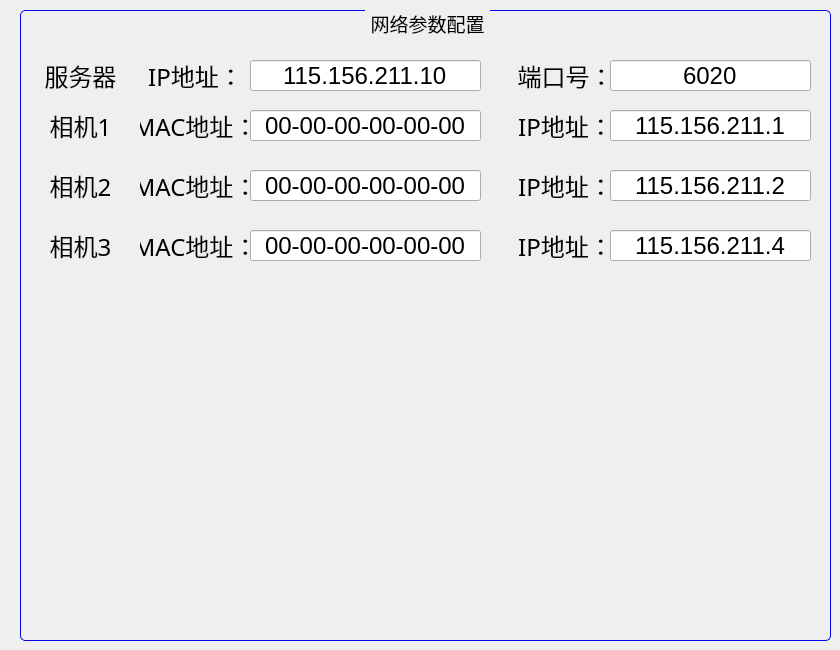
   <widget class="QWidget" name="tab_4">
    <attribute name="title">
     <string>相机网络设置</string>
    </attribute>
    <widget class="QGroupBox" name="LightGroupBox_7">
     <property name="geometry">
      <rect>
       <x>20</x>
       <y>10</y>
       <width>811</width>
       <height>631</height>
      </rect>
     </property>
     <property name="font">
      <font>
       <family>Yahei Mono</family>
       <pointsize>14</pointsize>
       <weight>50</weight>
       <italic>false</italic>
       <bold>false</bold>
      </font>
     </property>
     <property name="styleSheet">
      <string notr="true">QGroupBox 
{
	border:1px solid #0000EE;
	border-radius:5px;
	margin-top:1.5ex;
}
QGroupBox::title 
{
	subcontrol-origin: margin;
	subcontrol-position: top center;
	padding: 0 3px;
}</string>
     </property>
     <property name="title">
      <string>网络参数配置</string>
     </property>
     <property name="flat">
      <bool>false</bool>
     </property>
     <property name="checkable">
      <bool>false</bool>
     </property>
     <widget class="QLabel" name="lable_43">
      <property name="geometry">
       <rect>
        <x>120</x>
        <y>100</y>
        <width>111</width>
        <height>31</height>
       </rect>
      </property>
      <property name="font">
       <font>
        <family>Yahei Mono</family>
        <pointsize>18</pointsize>
        <weight>50</weight>
        <bold>false</bold>
       </font>
      </property>
      <property name="styleSheet">
       <string notr="true"/>
      </property>
      <property name="text">
       <string>MAC地址：</string>
      </property>
      <property name="alignment">
       <set>Qt::AlignCenter</set>
      </property>
     </widget>
     <widget class="QLineEdit" name="lineEdit_6">
      <property name="enabled">
       <bool>true</bool>
      </property>
      <property name="geometry">
       <rect>
        <x>230</x>
        <y>100</y>
        <width>231</width>
        <height>31</height>
       </rect>
      </property>
      <property name="font">
       <font>
        <family>Ubuntu</family>
        <pointsize>18</pointsize>
       </font>
      </property>
      <property name="text">
       <string>00-00-00-00-00-00</string>
      </property>
      <property name="alignment">
       <set>Qt::AlignCenter</set>
      </property>
      <property name="readOnly">
       <bool>false</bool>
      </property>
     </widget>
     <widget class="QLabel" name="lable_47">
      <property name="geometry">
       <rect>
        <x>20</x>
        <y>100</y>
        <width>81</width>
        <height>31</height>
       </rect>
      </property>
      <property name="font">
       <font>
        <family>Yahei Mono</family>
        <pointsize>18</pointsize>
        <weight>50</weight>
        <bold>false</bold>
       </font>
      </property>
      <property name="styleSheet">
       <string notr="true"/>
      </property>
      <property name="text">
       <string>相机1</string>
      </property>
      <property name="alignment">
       <set>Qt::AlignCenter</set>
      </property>
     </widget>
     <widget class="QLabel" name="lable_48">
      <property name="geometry">
       <rect>
        <x>480</x>
        <y>100</y>
        <width>131</width>
        <height>31</height>
       </rect>
      </property>
      <property name="font">
       <font>
        <family>Yahei Mono</family>
        <pointsize>18</pointsize>
        <weight>50</weight>
        <bold>false</bold>
       </font>
      </property>
      <property name="styleSheet">
       <string notr="true"/>
      </property>
      <property name="text">
       <string>IP地址：</string>
      </property>
      <property name="alignment">
       <set>Qt::AlignCenter</set>
      </property>
     </widget>
     <widget class="QLineEdit" name="lineEdit_7">
      <property name="enabled">
       <bool>true</bool>
      </property>
      <property name="geometry">
       <rect>
        <x>590</x>
        <y>100</y>
        <width>201</width>
        <height>31</height>
       </rect>
      </property>
      <property name="font">
       <font>
        <family>Ubuntu</family>
        <pointsize>18</pointsize>
       </font>
      </property>
      <property name="text">
       <string>115.156.211.1</string>
      </property>
      <property name="alignment">
       <set>Qt::AlignCenter</set>
      </property>
      <property name="readOnly">
       <bool>false</bool>
      </property>
     </widget>
     <widget class="QLineEdit" name="lineEdit_8">
      <property name="enabled">
       <bool>true</bool>
      </property>
      <property name="geometry">
       <rect>
        <x>590</x>
        <y>160</y>
        <width>201</width>
        <height>31</height>
       </rect>
      </property>
      <property name="font">
       <font>
        <family>Ubuntu</family>
        <pointsize>18</pointsize>
       </font>
      </property>
      <property name="text">
       <string>115.156.211.2</string>
      </property>
      <property name="alignment">
       <set>Qt::AlignCenter</set>
      </property>
      <property name="readOnly">
       <bool>false</bool>
      </property>
     </widget>
     <widget class="QLabel" name="lable_49">
      <property name="geometry">
       <rect>
        <x>20</x>
        <y>160</y>
        <width>81</width>
        <height>31</height>
       </rect>
      </property>
      <property name="font">
       <font>
        <family>Yahei Mono</family>
        <pointsize>18</pointsize>
        <weight>50</weight>
        <bold>false</bold>
       </font>
      </property>
      <property name="styleSheet">
       <string notr="true"/>
      </property>
      <property name="text">
       <string>相机2</string>
      </property>
      <property name="alignment">
       <set>Qt::AlignCenter</set>
      </property>
     </widget>
     <widget class="QLabel" name="lable_50">
      <property name="geometry">
       <rect>
        <x>120</x>
        <y>160</y>
        <width>111</width>
        <height>31</height>
       </rect>
      </property>
      <property name="font">
       <font>
        <family>Yahei Mono</family>
        <pointsize>18</pointsize>
        <weight>50</weight>
        <bold>false</bold>
       </font>
      </property>
      <property name="styleSheet">
       <string notr="true"/>
      </property>
      <property name="text">
       <string>MAC地址：</string>
      </property>
      <property name="alignment">
       <set>Qt::AlignCenter</set>
      </property>
     </widget>
     <widget class="QLabel" name="lable_51">
      <property name="geometry">
       <rect>
        <x>480</x>
        <y>160</y>
        <width>131</width>
        <height>31</height>
       </rect>
      </property>
      <property name="font">
       <font>
        <family>Yahei Mono</family>
        <pointsize>18</pointsize>
        <weight>50</weight>
        <bold>false</bold>
       </font>
      </property>
      <property name="styleSheet">
       <string notr="true"/>
      </property>
      <property name="text">
       <string>IP地址：</string>
      </property>
      <property name="alignment">
       <set>Qt::AlignCenter</set>
      </property>
     </widget>
     <widget class="QLineEdit" name="lineEdit_9">
      <property name="enabled">
       <bool>true</bool>
      </property>
      <property name="geometry">
       <rect>
        <x>230</x>
        <y>160</y>
        <width>231</width>
        <height>31</height>
       </rect>
      </property>
      <property name="font">
       <font>
        <family>Ubuntu</family>
        <pointsize>18</pointsize>
       </font>
      </property>
      <property name="text">
       <string>00-00-00-00-00-00</string>
      </property>
      <property name="alignment">
       <set>Qt::AlignCenter</set>
      </property>
      <property name="readOnly">
       <bool>false</bool>
      </property>
     </widget>
     <widget class="QLineEdit" name="lineEdit_10">
      <property name="enabled">
       <bool>true</bool>
      </property>
      <property name="geometry">
       <rect>
        <x>590</x>
        <y>220</y>
        <width>201</width>
        <height>31</height>
       </rect>
      </property>
      <property name="font">
       <font>
        <family>Ubuntu</family>
        <pointsize>18</pointsize>
       </font>
      </property>
      <property name="text">
       <string>115.156.211.4</string>
      </property>
      <property name="alignment">
       <set>Qt::AlignCenter</set>
      </property>
      <property name="readOnly">
       <bool>false</bool>
      </property>
     </widget>
     <widget class="QLabel" name="lable_52">
      <property name="geometry">
       <rect>
        <x>20</x>
        <y>220</y>
        <width>81</width>
        <height>31</height>
       </rect>
      </property>
      <property name="font">
       <font>
        <family>Yahei Mono</family>
        <pointsize>18</pointsize>
        <weight>50</weight>
        <bold>false</bold>
       </font>
      </property>
      <property name="styleSheet">
       <string notr="true"/>
      </property>
      <property name="text">
       <string>相机3</string>
      </property>
      <property name="alignment">
       <set>Qt::AlignCenter</set>
      </property>
     </widget>
     <widget class="QLabel" name="lable_53">
      <property name="geometry">
       <rect>
        <x>120</x>
        <y>220</y>
        <width>111</width>
        <height>31</height>
       </rect>
      </property>
      <property name="font">
       <font>
        <family>Yahei Mono</family>
        <pointsize>18</pointsize>
        <weight>50</weight>
        <bold>false</bold>
       </font>
      </property>
      <property name="styleSheet">
       <string notr="true"/>
      </property>
      <property name="text">
       <string>MAC地址：</string>
      </property>
      <property name="alignment">
       <set>Qt::AlignCenter</set>
      </property>
     </widget>
     <widget class="QLabel" name="lable_54">
      <property name="geometry">
       <rect>
        <x>480</x>
        <y>220</y>
        <width>131</width>
        <height>31</height>
       </rect>
      </property>
      <property name="font">
       <font>
        <family>Yahei Mono</family>
        <pointsize>18</pointsize>
        <weight>50</weight>
        <bold>false</bold>
       </font>
      </property>
      <property name="styleSheet">
       <string notr="true"/>
      </property>
      <property name="text">
       <string>IP地址：</string>
      </property>
      <property name="alignment">
       <set>Qt::AlignCenter</set>
      </property>
     </widget>
     <widget class="QLineEdit" name="lineEdit_11">
      <property name="enabled">
       <bool>true</bool>
      </property>
      <property name="geometry">
       <rect>
        <x>230</x>
        <y>220</y>
        <width>231</width>
        <height>31</height>
       </rect>
      </property>
      <property name="font">
       <font>
        <family>Ubuntu</family>
        <pointsize>18</pointsize>
       </font>
      </property>
      <property name="text">
       <string>00-00-00-00-00-00</string>
      </property>
      <property name="alignment">
       <set>Qt::AlignCenter</set>
      </property>
      <property name="readOnly">
       <bool>false</bool>
      </property>
     </widget>
     <widget class="QLineEdit" name="lineEdit_12">
      <property name="enabled">
       <bool>true</bool>
      </property>
      <property name="geometry">
       <rect>
        <x>590</x>
        <y>50</y>
        <width>201</width>
        <height>31</height>
       </rect>
      </property>
      <property name="font">
       <font>
        <family>Ubuntu</family>
        <pointsize>18</pointsize>
       </font>
      </property>
      <property name="text">
       <string>6020</string>
      </property>
      <property name="alignment">
       <set>Qt::AlignCenter</set>
      </property>
      <property name="readOnly">
       <bool>false</bool>
      </property>
     </widget>
     <widget class="QLabel" name="lable_55">
      <property name="geometry">
       <rect>
        <x>20</x>
        <y>50</y>
        <width>81</width>
        <height>31</height>
       </rect>
      </property>
      <property name="font">
       <font>
        <family>Yahei Mono</family>
        <pointsize>18</pointsize>
        <weight>50</weight>
        <bold>false</bold>
       </font>
      </property>
      <property name="styleSheet">
       <string notr="true"/>
      </property>
      <property name="text">
       <string>服务器</string>
      </property>
      <property name="alignment">
       <set>Qt::AlignCenter</set>
      </property>
     </widget>
     <widget class="QLabel" name="lable_56">
      <property name="geometry">
       <rect>
        <x>120</x>
        <y>50</y>
        <width>111</width>
        <height>31</height>
       </rect>
      </property>
      <property name="font">
       <font>
        <family>Yahei Mono</family>
        <pointsize>18</pointsize>
        <weight>50</weight>
        <bold>false</bold>
       </font>
      </property>
      <property name="styleSheet">
       <string notr="true"/>
      </property>
      <property name="text">
       <string>IP地址：</string>
      </property>
      <property name="alignment">
       <set>Qt::AlignCenter</set>
      </property>
     </widget>
     <widget class="QLabel" name="lable_57">
      <property name="geometry">
       <rect>
        <x>480</x>
        <y>50</y>
        <width>131</width>
        <height>31</height>
       </rect>
      </property>
      <property name="font">
       <font>
        <family>Yahei Mono</family>
        <pointsize>18</pointsize>
        <weight>50</weight>
        <bold>false</bold>
       </font>
      </property>
      <property name="styleSheet">
       <string notr="true"/>
      </property>
      <property name="text">
       <string>端口号：</string>
      </property>
      <property name="alignment">
       <set>Qt::AlignCenter</set>
      </property>
     </widget>
     <widget class="QLineEdit" name="lineEdit_13">
      <property name="enabled">
       <bool>true</bool>
      </property>
      <property name="geometry">
       <rect>
        <x>230</x>
        <y>50</y>
        <width>231</width>
        <height>31</height>
       </rect>
      </property>
      <property name="font">
       <font>
        <family>Ubuntu</family>
        <pointsize>18</pointsize>
       </font>
      </property>
      <property name="text">
       <string>115.156.211.10</string>
      </property>
      <property name="alignment">
       <set>Qt::AlignCenter</set>
      </property>
      <property name="readOnly">
       <bool>false</bool>
      </property>
     </widget>
    </widget>
   </widget>
